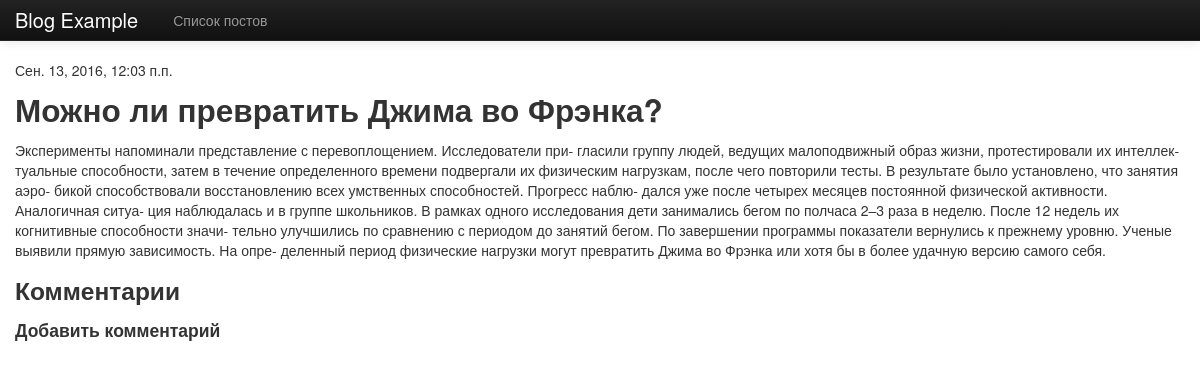
Page /blog/3/ on the committed database.
### blog/models.py (models this page shows, shortened)
class Post(models.Model):
    title = models.CharField(max_length=255) # заголовок поста
    datetime = models.DateTimeField(u'Дата публикации') # дата публикации
    content = models.TextField(max_length=10000) # текст поста

### blog/views.py (the view)
# urls.py: url(r'^(?P<pk>\d+)/$', PostDetailView.as_view()), # а по URL http://имя_сайта/blog/число/
class PostDetailView(DetailView): # детализированное представление модели
    model = Post

### blog/templates/blog/post_detail.html (shortened to what this page needs)
{% extends 'blog/base.html' %}
{% block content %}
    <p>{{ post.datetime }}</p>
    <h2>{{ post.title }}</h2>
    <p>{{ post.content }}</p>
    <div>
        <div><h3>Комментарии</h3>
        {% load comments %}
        </div>
        <div>
        <h4>Добавить комментарий</h4>
        {% render_comment_form for post %}</div>
    </div>
{% endblock %}

### blog/templates/blog/base.html (style rules this page uses)
body { padding-top: 60px; }

### rows in the picture
Post: datetime "Сен. 13, 2016, 12:03 п.п.", title "Можно ли превратить Джима во Фрэнка?", content "Эксперименты напоминали представление с перевоплощением. Исследователи при- гласили группу людей, ведущих малоподвижный образ жизни, протестировали их интеллек- туальные способности, затем в течение определенного времени подвергали их физическим нагрузкам, после чего повторили тесты. В результате было установлено, что занятия аэро- бикой способствовали восстановлению всех умственных способностей. Прогресс наблю- дался уже после четырех месяцев постоянной физической активности. Аналогичная ситуа- ция наблюдалась и в группе школьников. В рамках одного исследования дети занимались бегом по полчаса 2–3 раза в неделю. После 12 недель их когнитивные способности значи- тельно улучшились по…"
